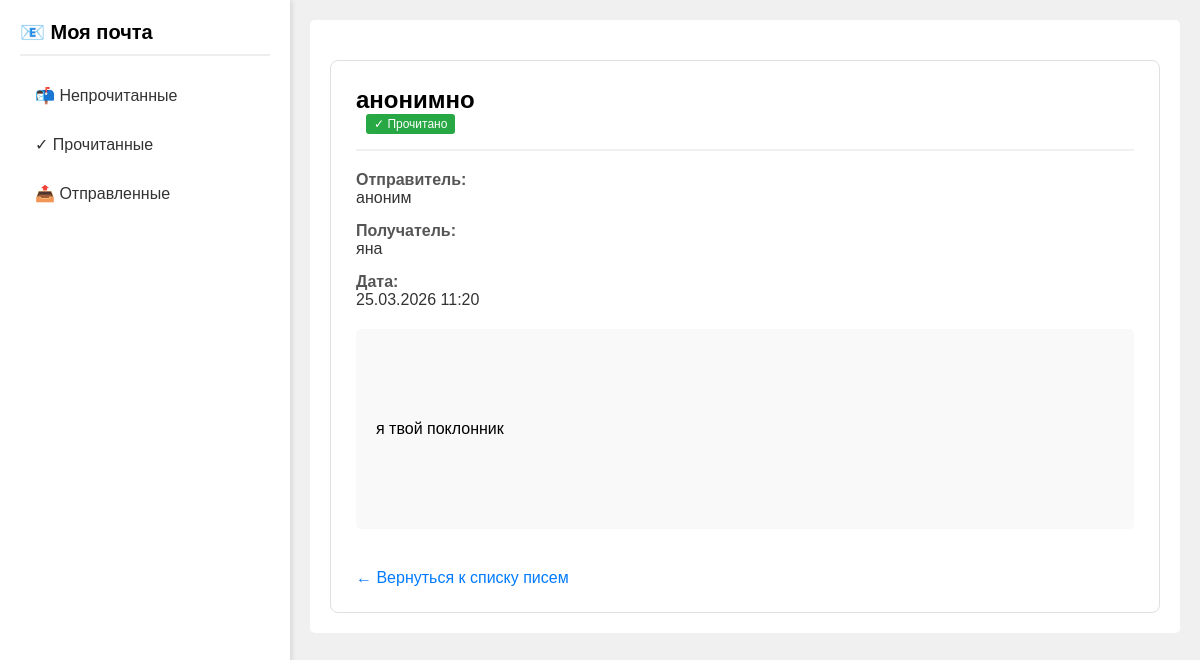
The app's page /email/4/ with its own data.
### mail/models.py (models this page shows, shortened)
class Email(models.Model):
    FOLDER_CHOICES = [
        ('inbox', 'Входящие'),
        ('sent', 'Отправленные'),
        ('read', 'Прочитанные'),
        ('unread', 'Непрочитанные'),
        ('archive', 'Архив'),
        ('trash', 'Корзина'),
    ]
    sender = models.CharField('Отправитель', max_length=100)
    recipient = models.CharField('Получатель', max_length=100)
    subject = models.CharField('Тема', max_length=200)
    body = models.TextField('Текст письма')
    created_at = models.DateTimeField('Дата создания', auto_now_add=True)
    is_read = models.BooleanField('Прочитано', default=False)
    folder = models.CharField('Папка', max_length=20, default='inbox', choices=FOLDER_CHOICES)

### mail/views.py (the view)
# urls.py: path('email/<int:email_id>/', views.view_email, name='view_email'),
def view_email(request, email_id):
    email = get_object_or_404(Email, id=email_id)
    if not email.is_read:
        email.is_read = True
        email.folder = 'read'
        email.save()
        messages.success(request, 'Письмо отмечено как прочитанное')
    return render(request, 'mail/view_email.html', {'email': email})

### templates/mail/view_email.html (shortened to what this page needs)
{% extends 'mail/base.html' %}
{% block content %}
    <div class="email-detail">
        <div class="email-header">
            <h2 style="margin: 0;">{{ email.subject }}</h2>
            {% if email.is_read %}
                <span class="read-badge">✓ Прочитано</span>
            {% else %}
                <span class="read-badge unread-badge">● Новое</span>
            {% endif %}
        </div>
        <div class="email-info">
            <div class="email-label">Отправитель:</div>
            <div class="email-value">{{ email.sender }}</div>
        </div>
        <div class="email-info">
            <div class="email-label">Получатель:</div>
            <div class="email-value">{{ email.recipient }}</div>
        </div>
        <div class="email-info">
            <div class="email-label">Дата:</div>
            <div class="email-value">{{ email.created_at|date:"d.m.Y H:i" }}</div>
        </div>
        <div class="email-body">
            {{ email.body|linebreaks }}
        </div>
        <a href="{% url 'mail:inbox' %}" class="back-link">← Вернуться к списку писем</a>
    </div>
{% endblock %}

### templates/mail/base.html (style rules this page uses)
body { font-family: Arial, sans-serif; margin: 0; padding: 0; background: #f0f0f0; }

### templates/mail/view_email.html (style rules this page uses)
.email-detail { background: white; border: 1px solid #e0e0e0; border-radius: 8px; padding: 25px; margin-top: 20px; }
.email-header { border-bottom: 2px solid #f0f0f0; padding-bottom: 15px; margin-bottom: 20px; }
.email-info { margin-bottom: 15px; }
.email-label { font-weight: bold; color: #555; width: 100px; display: inline-block; }
.email-value { color: #333; }
.email-body { background: #f9f9f9; padding: 20px; border-radius: 5px; margin: 20px 0; line-height: 1.6; white-space: pre-wrap; }
.back-link { display: inline-block; margin-top: 20px; color: #007bff; text-decoration: none; }
.read-badge { display: inline-block; background: #28a745; color: white; padding: 3px 8px; border-radius: 3px; font-size: 12px; margin-left: 10px; }

### records on screen
Email: subject "анонимно", sender "аноним", recipient "яна", created_at "25.03.2026 11:20", body "я твой поклонник"
